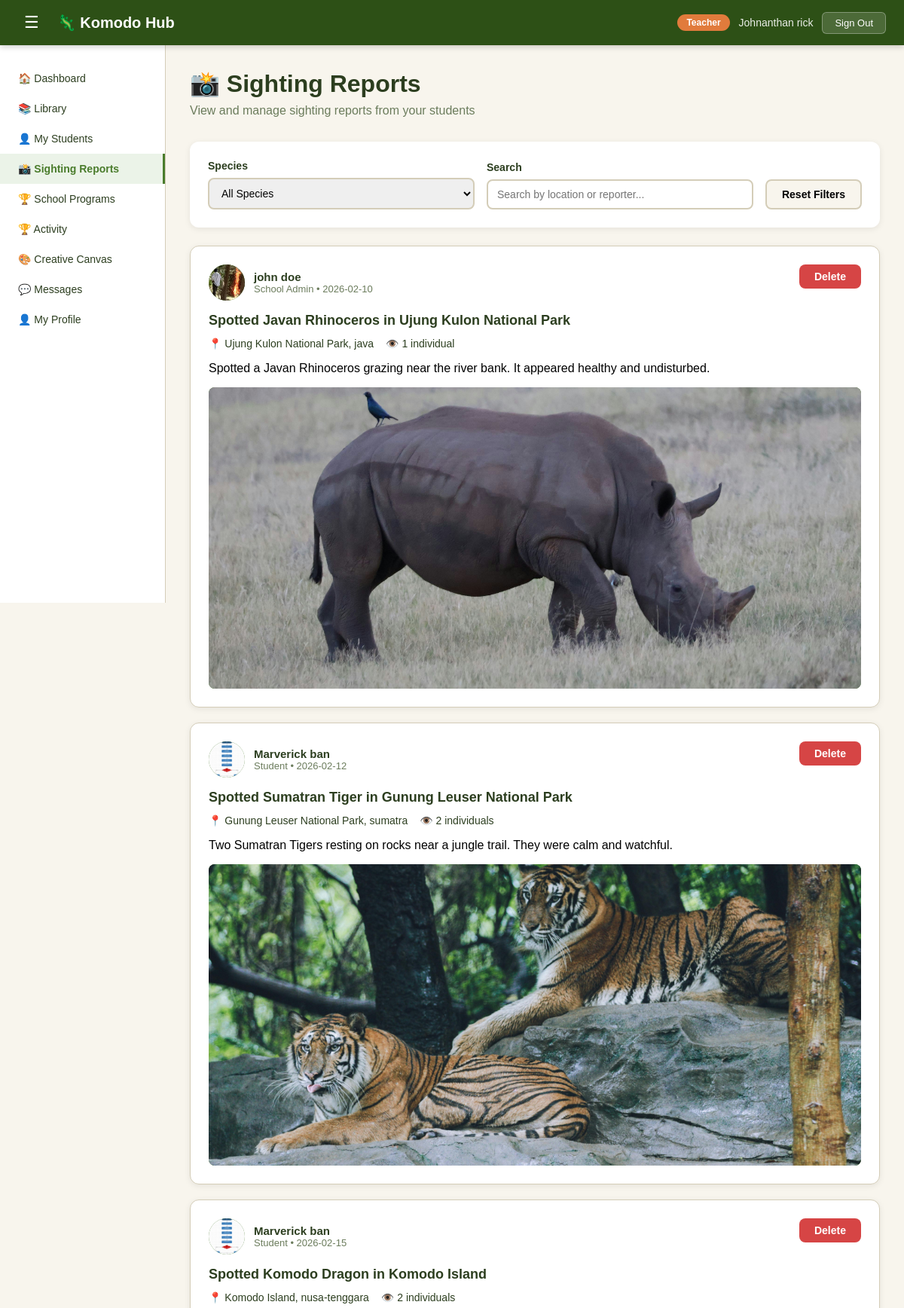
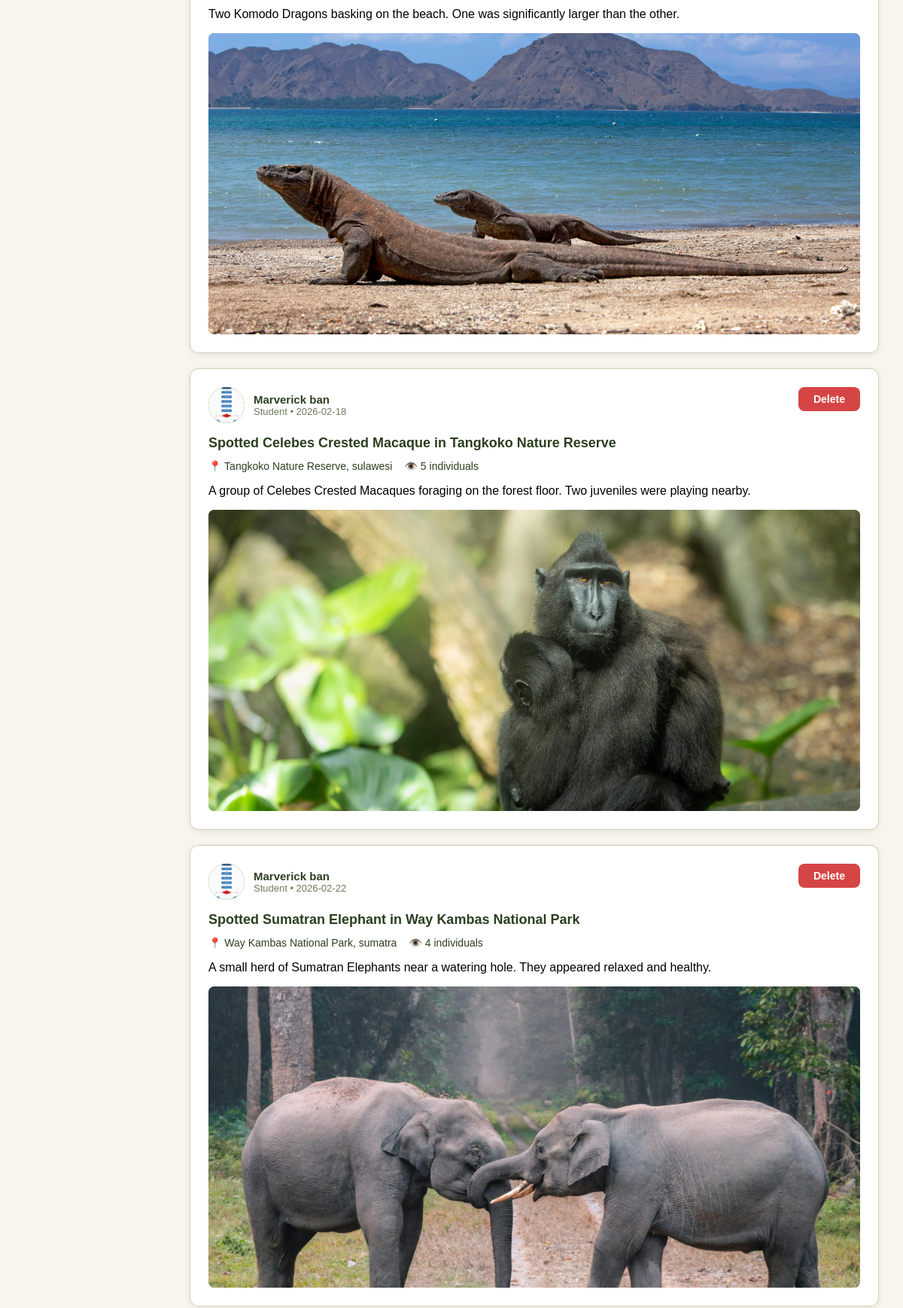
/sighting-reports (signed in, upper part), run on the app's committed database (2 pictures, top to bottom).
### tables this page shows
CREATE TABLE user(
    user_id INTEGER PRIMARY KEY AUTOINCREMENT,
    fullname TEXT NOT NULL,
    email TEXT NOT NULL,
    role TEXT,
    password TEXT NOT NULL,
    organization_id INTEGER, avatar TEXT, phone TEXT, location TEXT, created_at TIMESTAMP DEFAULT '2025-01-01', status TEXT DEFAULT 'active', points INTEGER DEFAULT 0,
    FOREIGN KEY (organization_id) REFERENCES organization(organization_id)
);

CREATE TABLE sighting (
    sighting_id INTEGER PRIMARY KEY AUTOINCREMENT,
    species_id INTEGER NOT NULL,
    count INTEGER NOT NULL DEFAULT 1,
    location TEXT NOT NULL,
    region TEXT NOT NULL,
    sighting_date DATE NOT NULL,
    sighting_time TIME,
    description TEXT NOT NULL,
    condition TEXT,
    photo TEXT,
    submitted_at DATETIME DEFAULT CURRENT_TIMESTAMP,
    user_id INTEGER NOT NULL,
    FOREIGN KEY (species_id) REFERENCES species(species_id),
    FOREIGN KEY (user_id) REFERENCES user(user_id)
);

CREATE TABLE species (
    species_id INTEGER PRIMARY KEY AUTOINCREMENT,
    common_name TEXT NOT NULL,
    scientific_name TEXT NOT NULL,
    status TEXT CHECK(status IN ('CR', 'EN', 'VU')) NOT NULL,
    description TEXT,
    image TEXT,
    diet TEXT CHECK(diet IN ('Herbivore', 'Carnivore', 'Omnivore')),
    location TEXT,
    fun_fact TEXT,
    category TEXT,
    full_details_url TEXT
);

### app.py (the view, shortened to what this page needs)
@app.route('/sighting-reports')
def get_sighting_reports():
    if 'user_id' not in session:
        return redirect(url_for('login_get'))
    user = db.fetch_one('SELECT * FROM user WHERE user_id = ?', (session['user_id'], ))
    if user['role'] == 'system-admin':
        sql = '''SELECT s.*, sp.common_name, sp.species_id as sp_id,
            u.fullname as reporter_name, u.role as reporter_role, u.avatar as reporter_avatar
            FROM sighting s
            JOIN species sp ON s.species_id =sp.species_id
            JOIN user u ON s.user_id = u.user_id
            ORDER BY s.submitted_at DESC'''
        sightings = db.fetch_query(sql)
    elif user['role'] in ['teacher', 'school-admin', 'principal']:
        sql = '''SELECT s.*, sp.common_name, sp.species_id as sp_id,
            u.fullname as reporter_name, u.role as reporter_role, u.avatar as reporter_avatar
            FROM sighting s
            JOIN species sp ON s.species_id = sp.species_id
            JOIN user u ON s.user_id = u.user_id
            WHERE u.organization_id = ?
            ORDER BY s.submitted_at DESC'''
        sightings = db.fetch_query(sql, (user['organization_id'], ))
    return render_template('shared/sighting-reports-view.html', user=user, sightings = sightings)

### database.py (called while the page is built)
def fetch_query(sql, params=()):
    with sqlite3.connect('Komodo_DB.db') as con:
        con.row_factory = sqlite3.Row
        cur = con.cursor()
        cur.execute(sql, params)
        rows = cur.fetchall()
        return rows

def fetch_one(sql, params=()):
    with sqlite3.connect('Komodo_DB.db') as con:
        con.row_factory = sqlite3.Row
        cur = con.cursor()
        cur.execute(sql, params)
        row = cur.fetchone()
        return row

### templates/shared/sighting-reports-view.html (shortened to what this page needs)
<!DOCTYPE html>
<html lang="en">
<head>
    <link rel="stylesheet" href="{{ url_for('static', filename='css/style.css') }}">
    <link rel="stylesheet" href="{{ url_for('static', filename='css/dashboard.css') }}">
    <link rel="stylesheet" href="{{ url_for('static', filename='css/tabs/sighting-reports-view.css') }}">
</head>
<body class="dashboard-body">
    {% include 'shared/navbar.html' %}
    <div class="dash-layout">
        {% include 'shared/sidebar.html' %}
        <main class="dash-main">
            <div class="page-header">
                <h1>&#128248; Sighting Reports</h1>
                <p>
                    {% if user['role'] == 'teacher' %}View and manage sighting reports from your students
                    {% elif user['role'] == 'principal' %}View all sighting reports from your school
                    {% elif user['role'] == 'school-admin' %}View and manage all school sighting reports
                    {% elif user['role'] == 'community-admin' %}View all sighting reports from your community
                    {% elif user['role'] == 'system-admin' %}View all sighting reports across the platform
                    {% else %}View sighting reports
                    {% endif %}
                </p>
            </div>
            <div class="reports-filters">
                <div class="filter-group">
                    <label for="filter-species">Species</label>
                    <select id="filter-species" onchange="filterReports()">
                        <option value="all">All Species</option>
                    </select>
                </div>
                <div class="filter-group">
                    <label for="filter-search">Search</label>
                    <input type="text" id="filter-search" placeholder="Search by location or reporter..." onkeyup="filterReports()">
                </div>
                <button class="btn-reset-filters" onclick="resetFilters()">Reset Filters</button>
            </div>
            <div class="reports-feed" id="reports-feed">
                {% for s in sightings %}
                <div class="report-card"
                    data-species="{{ s['common_name'].lower().replace(' ', '-') }}"
                    data-location="{{ s['location'].lower() }}"
                    data-reporter="{{ s['reporter_name'].lower() }}">
                    <div class="report-header">
                        <div class="report-user">
                            <div class="user-avatar">
                                {% if s['reporter_avatar'] %}
                                    <img src="{{ url_for('static', filename=s['reporter_avatar']) }}" alt="avatar" style="width:100%;height:100%;object-fit:cover;border-radius:50%;">
                                {% else %}
                                    👤
                                {% endif %}
                            </div>
                            <div class="user-info">
                                <span class="user-name">{{ s['reporter_name'] }}</span>
                                <span class="user-meta">{{ s['reporter_role'].replace('-', ' ').title() }} • {{ s['sighting_date'] }}</span>
                            </div>
                        </div>
                        <button class="btn-delete-card" onclick="deleteReport(this, {{ s['sighting_id'] }})">Delete</button>
                    </div>
                    <div class="report-content">
                        <h3>Spotted {{s['common_name']}} in {{ s['location'] }}</h3>
                        <div class="report-details">
                            <span class="detail-item">📍 {{ s['location'] }}, {{ s['region'] }}</span>
                            <span class="detail-item">👁️ {{ s['count'] }} individual{% if s['count'] > 1 %}s{% endif %}</span>
                        </div>
                        <p>{{ s['description'] }}</p>
                    </div>
                    {% if s['photo'] %}
                    <div class="report-photo">
                        <img src="{{ url_for('static', filename=s['photo']) }}"
                        alt="{{ s['common_name'] }} sighting"
                        onclick="viewPhoto(this.src)">
                    </div>
                    {% else %}
                    <p class='no-pho-msg'>No photo provided for this sighting</p>
                    {% endif %}
                </div>
                {% else %}
                <p style='padding: 20px; color: var(--text-muted);'>No sighting reports found.</p>
                {% endfor %}
            </div>
        </main>
    </div>
</body>
</html>

### templates/shared/navbar.html
    <nav class="dash-nav">
        <div class="dash-nav-left">
            <button class="sidebar-toggle" onclick="toggleSidebar()">&#9776;</button>
            <a href="/dashboard/{{ user['role'] }}" class="dash-logo">&#129422; Komodo Hub</a>
        </div>
        <div class="dash-nav-right">
            <span class="nav-role-badge">{{ user['role'].replace('-', ' ').title() }}</span>
            <span class="nav-username">{{ user['fullname'] }}</span>
            <button class="btn-signout" onclick="signOut()">Sign Out</button>
        </div>
    </nav>

### templates/shared/sidebar.html (shortened to what this page needs)
<aside class="sidebar" id="sidebar">
    <ul class="sidebar-menu">
        {% if user['role'] == 'student' %}
        <li class="sidebar-item {% if request.path == '/dashboard/student' %}active{% endif %}"><a href="/dashboard/student">&#127968; Dashboard</a></li>
        <li class="sidebar-item {% if request.path == '/species-library' %}active{% endif %}"><a href="/species-library">&#128218; Library</a></li>
        <li class="sidebar-item {% if request.path == '/report-sighting' %}active{% endif %}"><a href="/report-sighting">&#128248; Report Sighting</a></li>
        <li class="sidebar-item {% if request.path == '/sighting-reports' %}active{% endif %}"><a href="/sighting-reports">&#128248; My Sightings</a></li>
        <li class="sidebar-item"><a href="#">&#127979; My School</a></li>
        <li class="sidebar-item {% if request.path == '/programs' %}active{% endif %}"><a href="/programs">&#127942; School Programs</a></li>
        <li class="sidebar-item {% if request.path == '/activities' %}active{% endif %}"><a href="/activities">&#127942; Activity</a></li>
        <li class="sidebar-item {% if request.path == '/creative-canvas' %}active{% endif %}"><a href="/creative-canvas">&#127912; Creative Canvas</a></li>
        <li class="sidebar-item {% if request.path == '/messages' %}active{% endif %}"><a href="/messages">&#128172; Messages</a></li>
        <li class="sidebar-item {% if request.path == '/my-profile' %}active{% endif %}"><a href="/my-profile">&#128100; My Profile</a></li>
        {% elif user['role'] == 'teacher' %}
        <li class="sidebar-item {% if request.path == '/dashboard/teacher' %}active{% endif %}"><a href="/dashboard/teacher">&#127968; Dashboard</a></li>
        <li class="sidebar-item {% if request.path == '/species-library' %}active{% endif %}"><a href="/species-library">&#128218; Library</a></li>
        <li class="sidebar-item"><a href="#">&#128100; My Students</a></li>
        <li class="sidebar-item {% if request.path == '/sighting-reports' %}active{% endif %}"><a href="/sighting-reports">&#128248; Sighting Reports</a></li>
        <li class="sidebar-item {% if request.path == '/programs' %}active{% endif %}"><a href="/programs">&#127942; School Programs</a></li>
        <li class="sidebar-item {% if request.path == '/activities' %}active{% endif %}"><a href="/activities">&#127942; Activity</a></li>
        <li class="sidebar-item {% if request.path == '/creative-canvas' %}active{% endif %}"><a href="/creative-canvas">&#127912; Creative Canvas</a></li>
        <li class="sidebar-item {% if request.path == '/messages' %}active{% endif %}"><a href="/messages">&#128172; Messages</a></li>
        <li class="sidebar-item {% if request.path == '/my-profile' %}active{% endif %}"><a href="/my-profile">&#128100; My Profile</a></li>
        {% endif %}
    </ul>
</aside>

### static/css/style.css (style rules this page uses)
* { margin: 0; padding: 0; box-sizing: border-box; }
:root { --primary-green: #2D5016; --secondary-green: #4A7C2C; --accent-orange: #E17B3C; --light-bg: #F8F5ED; --white: #FFFFFF; --text-dark: #2C3E1F; --text-muted: #6B7C5C; --border-color: #D4CDB8; }
body { font-family: Arial, sans-serif; background-color: var(--light-bg); min-height: 100vh; display: flex; align-items: center; justify-content: center; padding: 20px; }

### static/css/dashboard.css (style rules this page uses)
.dashboard-body { display: block; padding: 0; background-color: var(--light-bg); min-height: 100vh; }
.dash-nav { background-color: var(--primary-green); color: var(--white); padding: 0 24px; height: 60px; display: flex; align-items: center; justify-content: space-between; position: sticky; top: 0; z-index: 100; box-shadow: 0 2px 8px rgba(0,0,0,0.2); }
.dash-nav-left { display: flex; align-items: center; gap: 16px; }
.dash-logo { color: var(--white); text-decoration: none; font-size: 20px; font-weight: bold; }
.sidebar-toggle { background: none; border: none; color: var(--white); font-size: 22px; cursor: pointer; padding: 4px 8px; border-radius: 4px; }
.dash-nav-right { display: flex; align-items: center; gap: 12px; }
.nav-role-badge { background-color: var(--accent-orange); color: var(--white); padding: 4px 12px; border-radius: 20px; font-size: 12px; font-weight: bold; }
.nav-username { font-size: 14px; color: rgba(255,255,255,0.9); }
.btn-signout { background-color: rgba(255,255,255,0.15); color: var(--white); border: 1px solid rgba(255,255,255,0.3); padding: 6px 16px; border-radius: 6px; font-size: 13px; cursor: pointer; }
.dash-layout { display: flex; min-height: calc(100vh - 60px); }
.sidebar { width: 220px; background-color: var(--white); border-right: 1px solid var(--border-color); padding: 24px 0; flex-shrink: 0; transition: width 0.3s ease; position: sticky; top: 60px; height: calc(100vh - 60px); overflow-y: auto; }
.sidebar-menu { list-style: none; }
.sidebar-item a { display: block; padding: 12px 24px; color: var(--text-dark); text-decoration: none; font-size: 14px; font-weight: 500; transition: background 0.2s; }
.sidebar-item.active a { background-color: #EBF3E8; color: var(--secondary-green); border-right: 3px solid var(--secondary-green); font-weight: bold; }
.dash-main { flex: 1; padding: 32px; overflow-y: auto; }

### data on the page
user: role.replace "Teacher", fullname "Johnanthan rick"
sighting: avatar (picture), reporter_name "john doe", reporter_role.replace "School Admin", sighting_date "2026-02-10", common_name "Javan Rhinoceros", location "Ujung Kulon National Park", region "java", count "1", description "Spotted a Javan Rhinoceros grazing near the river bank. It appeared healthy and undisturbed.", photo (picture)
sighting: avatar (picture), reporter_name "Marverick ban", reporter_role.replace "Student", sighting_date "2026-02-12", common_name "Sumatran Tiger", location "Gunung Leuser National Park", region "sumatra", count "2", description "Two Sumatran Tigers resting on rocks near a jungle trail. They were calm and watchful.", photo (picture)
sighting: avatar (picture), reporter_name "Marverick ban", reporter_role.replace "Student", sighting_date "2026-02-15", common_name "Komodo Dragon", location "Komodo Island", region "nusa-tenggara", count "2", description "Two Komodo Dragons basking on the beach. One was significantly larger than the other.", photo (picture)
sighting: avatar (picture), reporter_name "Marverick ban", reporter_role.replace "Student", sighting_date "2026-02-18", common_name "Celebes Crested Macaque", location "Tangkoko Nature Reserve", region "sulawesi", count "5", description "A group of Celebes Crested Macaques foraging on the forest floor. Two juveniles were playing nearby.", photo (picture)
sighting: avatar (picture), reporter_name "Marverick ban", reporter_role.replace "Student", sighting_date "2026-02-22", common_name "Sumatran Elephant", location "Way Kambas National Park", region "sumatra", count "4", description "A small herd of Sumatran Elephants near a watering hole. They appeared relaxed and healthy.", photo (picture)
